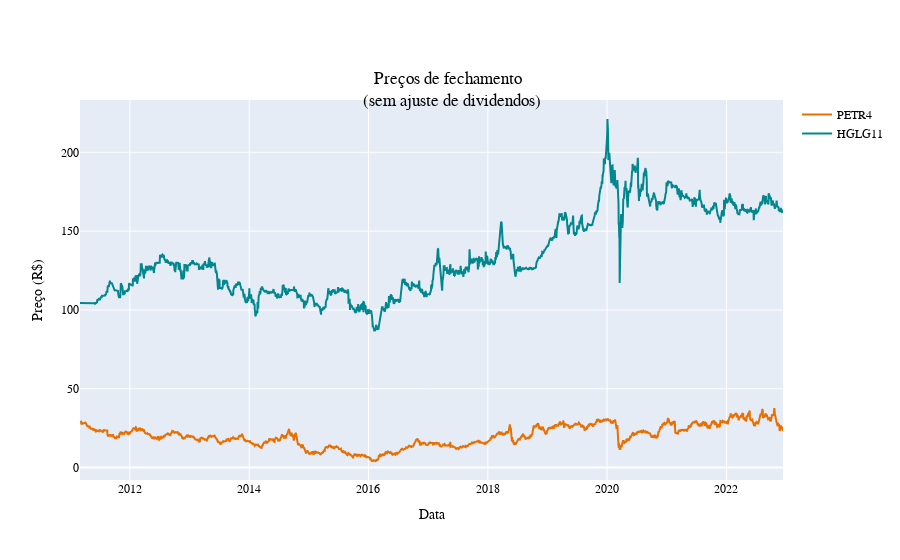

The cell this chart's notebook holds for it:
### Code cell
# Plotar os preços da PETR4 e HGLG11 com o Plotly
import plotly.express as px
import plotly.graph_objects as go

fig = go.Figure()
fig.add_trace(
    go.Scatter(
        x=petr_precos["data"],
        y=petr_precos["preco"],
        mode="lines",
        name="PETR4",
        line=dict(color="#e86f00"),
    )
)
fig.add_trace(
    go.Scatter(
        x=hglg_precos["data"],
        y=hglg_precos["preco"],
        mode="lines",
        name="HGLG11",
        line=dict(color="#02878e"),
    )
)
fig.update_layout(
    font=dict(family="Fira Code", size=12, color="black"),
    title="Preços de fechamento <br> (sem ajuste de dividendos)",
    title_x=0.5,
    title_y=0.85,
    xaxis_title="Data",
    yaxis_title="Preço (R$)",
    legend_title="",
)
fig.show()

### Figure 1 — Plotly figure (JSON) as saved in the notebook; plotly's stock layout.template omitted (floating-point values rounded to 4 significant figures; data arrays with more than 128 entries replaced by an {"elided": "..."} marker saying what was removed)
{"data": [{"line": {"color": "#e86f00"}, "mode": "lines", "name": "PETR4", "type": "scatter", "x": {"elided": "2925 str values"}, "y": {"elided": "2925 float values"}}, {"line": {"color": "#02878e"}, "mode": "lines", "name": "HGLG11", "type": "scatter", "x": {"elided": "2772 str values"}, "y": {"elided": "2772 float values"}}], "layout": {"font": {"color": "black", "family": "Fira Code", "size": 12}, "legend": {"title": {"text": ""}}, "title": {"text": "Preços de fechamento <br> (sem ajuste de dividendos)", "x": 0.5, "y": 0.85}, "xaxis": {"title": {"text": "Data"}}, "yaxis": {"title": {"text": "Preço (R$)"}}}}
